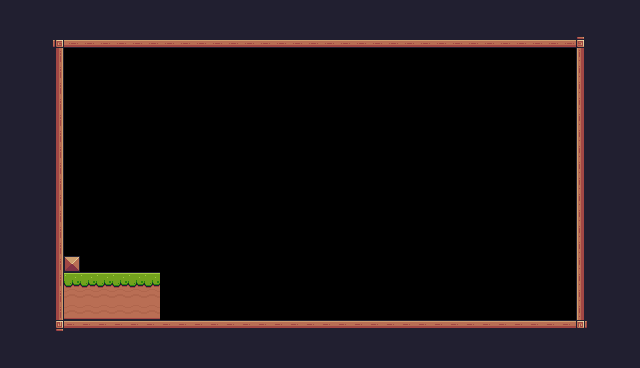

This is a level from a 2D game, rendered from its Tiled map with the project's own tilesets. A one-line summary and the complete map file follow:
An orthogonal 40x23 tile map with 16x16 px tiles, 1 tile layer (BackGround) and 2 objects (2x Player).

<map version="1.10" tiledversion="1.11.2" orientation="orthogonal" renderorder="right-down" width="40" height="23" tilewidth="16" tileheight="16" infinite="0" nextlayerid="3" nextobjectid="8">
 <tileset firstgid="1" source="Pixel Adventure.tsx" />
 <layer id="1" name="BackGround" width="40" height="23">
  <data encoding="csv">
24,24,24,24,24,24,24,24,24,24,24,24,24,24,24,24,24,24,24,24,24,24,24,24,24,24,24,24,24,24,24,24,24,24,24,24,24,24,24,24,
24,24,24,24,24,24,24,24,24,24,24,24,24,24,24,24,24,24,24,24,24,24,24,24,24,24,24,24,24,24,24,24,24,24,24,24,24,24,24,24,
24,24,24,92,134,134,134,134,134,134,134,134,134,134,134,134,134,134,134,134,134,134,134,134,134,134,134,134,134,134,134,134,134,134,134,134,93,24,24,24,
24,24,24,113,0,0,0,0,0,0,0,0,0,0,0,0,0,0,0,0,0,0,0,0,0,0,0,0,0,0,0,0,0,0,0,0,111,24,24,24,
24,24,24,113,0,0,0,0,0,0,0,0,0,0,0,0,0,0,0,0,0,0,0,0,0,0,0,0,0,0,0,0,0,0,0,0,111,24,24,24,
24,24,24,113,0,0,0,0,0,0,0,0,0,0,0,0,0,0,0,0,0,0,0,0,0,0,0,0,0,0,0,0,0,0,0,0,111,24,24,24,
24,24,24,113,0,0,0,0,0,0,0,0,0,0,0,0,0,0,0,0,0,0,0,0,0,0,0,0,0,0,0,0,0,0,0,0,111,24,24,24,
24,24,24,113,0,0,0,0,0,0,0,0,0,0,0,0,0,0,0,0,0,0,0,0,0,0,0,0,0,0,0,0,0,0,0,0,111,24,24,24,
24,24,24,113,0,0,0,0,0,0,0,0,0,0,0,0,0,0,0,0,0,0,0,0,0,0,0,0,0,0,0,0,0,0,0,0,111,24,24,24,
24,24,24,113,0,0,0,0,0,0,0,0,0,0,0,0,0,0,0,0,0,0,0,0,0,0,0,0,0,0,0,0,0,0,0,0,111,24,24,24,
24,24,24,113,0,0,0,0,0,0,0,0,0,0,0,0,0,0,0,0,0,0,0,0,0,0,0,0,0,0,0,0,0,0,0,0,111,24,24,24,
24,24,24,113,0,0,0,0,0,0,0,0,0,0,0,0,0,0,0,0,0,0,0,0,0,0,0,0,0,0,0,0,0,0,0,0,111,24,24,24,
24,24,24,113,0,0,0,0,0,0,0,0,0,0,0,0,0,0,0,0,0,0,0,0,0,0,0,0,0,0,0,0,0,0,0,0,111,24,24,24,
24,24,112,113,0,0,0,0,0,0,0,0,0,0,0,0,0,0,0,0,0,0,0,0,0,0,0,0,0,0,0,0,0,0,0,0,111,24,24,24,
24,24,112,113,0,0,0,0,0,0,0,0,0,0,0,0,0,0,0,0,0,0,0,0,0,0,0,0,0,0,0,0,0,0,0,0,111,24,24,24,
24,24,112,113,0,0,0,0,0,0,0,0,0,0,0,0,0,0,0,0,0,0,0,0,0,0,0,0,0,0,0,0,0,0,0,0,111,24,24,24,
24,24,112,113,35,0,0,0,0,0,0,0,0,0,0,0,0,0,0,0,0,0,0,0,0,0,0,0,0,0,0,0,0,0,0,0,111,24,24,24,
24,24,112,113,8,8,8,8,8,8,0,0,0,0,0,0,0,0,0,0,0,0,0,0,0,0,0,0,0,0,0,0,0,0,0,0,111,24,24,24,
24,24,24,113,30,30,30,30,30,30,0,0,0,0,0,0,0,0,0,0,0,0,0,0,0,0,0,0,0,0,0,0,0,0,0,0,111,24,24,24,
24,24,24,113,52,52,52,52,52,52,0,0,0,0,0,0,0,0,0,0,0,0,0,0,0,0,0,0,0,0,0,0,0,0,0,0,111,24,24,24,
24,24,24,114,90,90,90,90,90,90,90,90,90,90,90,90,90,90,90,90,90,90,90,90,90,90,90,90,90,90,90,90,90,90,90,90,115,24,24,24,
24,24,24,24,24,24,24,24,24,24,24,24,24,24,24,24,24,24,24,24,24,24,24,24,24,24,24,24,24,24,24,24,24,24,24,24,24,24,24,24,
24,24,24,24,24,24,24,24,24,24,24,24,24,24,24,24,24,24,24,24,24,24,24,24,24,24,24,24,24,24,24,24,24,24,24,24,24,24,24,24
</data>
 </layer>
 <objectgroup id="2" name="Spawnpoints">
  <object id="5" name="Player" type="Player" x="128.667" y="240" width="30.6667" height="31.3333" />
  <object id="7" name="Player" type="Player" x="128.667" y="240" width="30.6667" height="31.3333" />
 </objectgroup>
</map>
